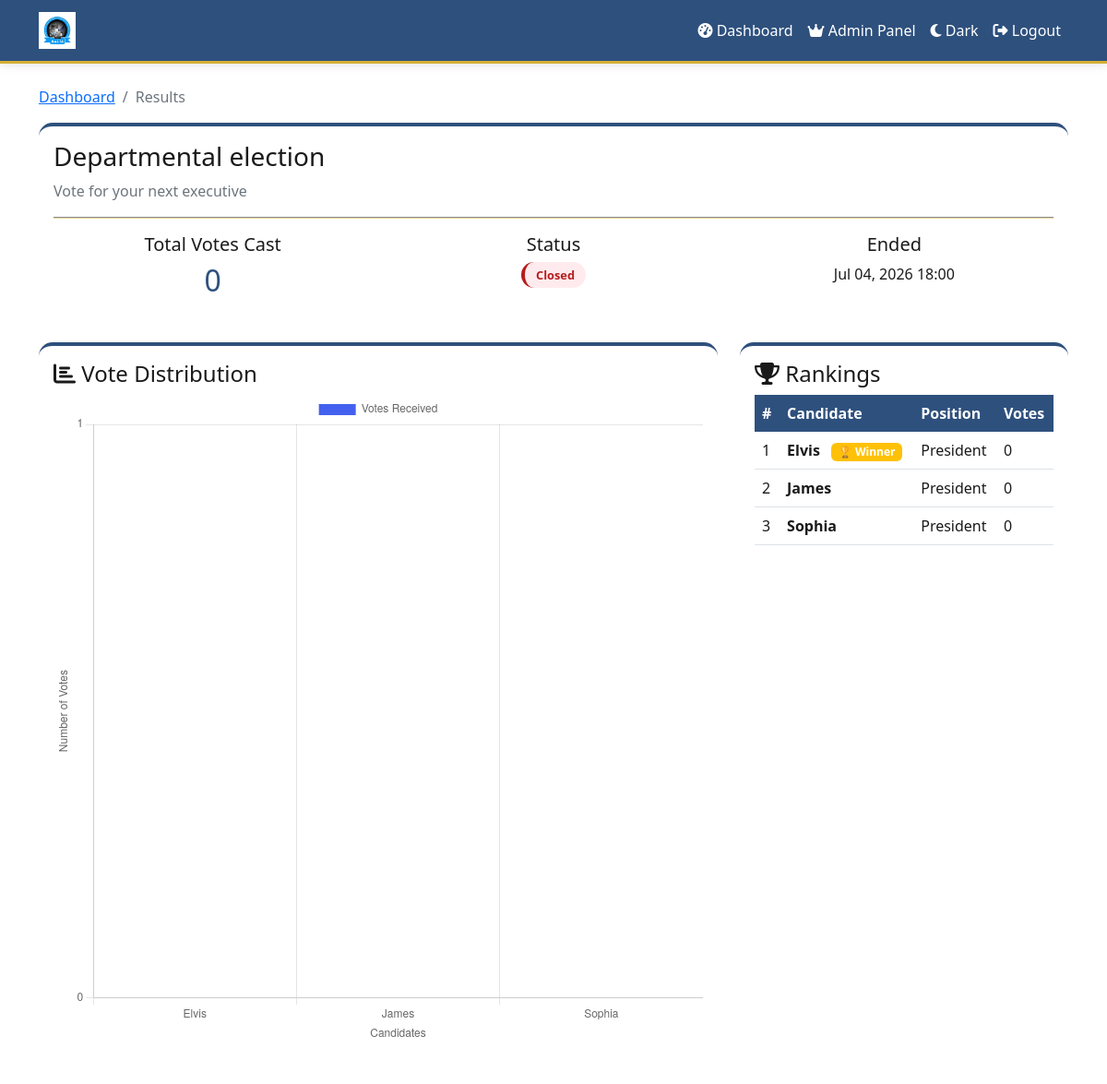
/results/4/ (signed in), run on the app's committed database.
### voting/models.py (models this page shows, shortened)
class Election(models.Model):
    title = models.CharField(max_length=200)
    description = models.TextField()
    start_time = models.DateTimeField()
    end_time = models.DateTimeField()
    is_active = models.BooleanField(default=True)
    allowed_faculty = models.CharField(max_length=100, blank=True, null=True, help_text="Leave blank for university-wide elections")
    created_at = models.DateTimeField(auto_now_add=True)
    created_at = models.DateTimeField(auto_now_add=True)
    @property
    def status(self):
        now = timezone.now()
        if now < self.start_time:
            return 'upcoming'
        elif self.start_time <= now <= self.end_time:
            return 'active'
        else:
            return 'closed'
    @property
    def total_votes(self):
        return Vote.objects.filter(election=self).count()
    class Meta:
        ordering = ['-created_at']

class Candidate(models.Model):
    election = models.ForeignKey(Election, on_delete=models.CASCADE, related_name='candidates')
    name = models.CharField(max_length=200)
    position = models.CharField(max_length=100)
    image = models.ImageField(upload_to='candidates/', blank=True, null=True)
    manifesto = models.TextField(blank=True)
    vote_count = models.IntegerField(default=0)

### voting/views.py (the view)
# urls.py: path('results/<int:election_id>/', views.results_view, name='results'),
@login_required
def results_view(request, election_id):
    election = get_object_or_404(Election, id=election_id)
    candidates = Candidate.objects.filter(election=election).order_by('-vote_count')
    total_votes = election.total_votes
    chart_data = {
        'labels': [c.name for c in candidates],
        'votes': [c.vote_count for c in candidates],
        'positions': [c.position for c in candidates],
    }
    has_voted = Vote.objects.filter(user=request.user, election=election).exists()
    return render(request, 'voting/results.html', {
        'election': election,
        'candidates': candidates,
        'total_votes': total_votes,
        'chart_data': chart_data,
        'has_voted': has_voted,
    })

### voting/templates/voting/results.html (shortened to what this page needs)
{% extends 'voting/base.html' %}
{% block content %}
<div class="row mb-4">
    <div class="col-12">
        <nav aria-label="breadcrumb">
            <ol class="breadcrumb">
                <li class="breadcrumb-item"><a href="{% url 'dashboard' %}">Dashboard</a></li>
                <li class="breadcrumb-item active">Results</li>
            </ol>
        </nav>
        <div class="card">
            <div class="card-body">
                <h3>{{ election.title }}</h3>
                <p class="text-muted">{{ election.description }}</p>
                <hr>
                <div class="row">
                    <div class="col-md-4">
                        <div class="text-center">
                            <h5>Total Votes Cast</h5>
                            <h2 class="text-primary">{{ total_votes }}</h2>
                        </div>
                    </div>
                    <div class="col-md-4">
                        <div class="text-center">
                            <h5>Status</h5>
                            {% if election.status == 'active' %}
                                <span class="status-badge status-active">Active</span>
                            {% elif election.status == 'closed' %}
                                <span class="status-badge status-closed">Closed</span>
                            {% else %}
                                <span class="status-badge status-upcoming">Upcoming</span>
                            {% endif %}
                        </div>
                    </div>
                    <div class="col-md-4">
                        <div class="text-center">
                            <h5>Ended</h5>
                            <p>{{ election.end_time|date:"M d, Y H:i" }}</p>
                        </div>
                    </div>
                </div>
            </div>
        </div>
    </div>
</div>
<div class="row">
    <div class="col-lg-8 mb-4">
        <div class="card">
            <div class="card-body">
                <h4><i class="fas fa-chart-bar"></i> Vote Distribution</h4>
                <canvas id="voteChart" height="300"></canvas>
            </div>
        </div>
    </div>
    <div class="col-lg-4 mb-4">
        <div class="card">
            <div class="card-body">
                <h4><i class="fas fa-trophy"></i> Rankings</h4>
                <div class="table-responsive">
                    <table class="table table-hover">
                        <thead>
                            <tr>
                                <th>#</th>
                                <th>Candidate</th>
                                <th>Position</th>
                                <th>Votes</th>
                            </tr>
                        </thead>
                        <tbody>
                            {% for candidate in candidates %}
                            <tr>
                                <td>{{ forloop.counter }}</td>
                                <td>
                                    <strong>{{ candidate.name }}</strong>
                                    {% if forloop.first and election.status == 'closed' %}
                                        <span class="badge bg-warning ms-2">🏆 Winner</span>
                                    {% endif %}
                                </td>
                                <td>{{ candidate.position }}</td>
                                <td>{{ candidate.vote_count }}</td>
                            </tr>
                            {% empty %}
                            <tr>
                                <td colspan="4" class="text-center">No candidates found</td>
                            </tr>
                            {% endfor %}
                        </tbody>
                    </table>
                </div>
            </div>
        </div>
    </div>
</div>
{% block extra_js %}
<script>
    const ctx = document.getElementById('voteChart').getContext('2d');
    const chartData = {{ chart_data|safe }};
    new Chart(ctx, {
        type: 'bar',
        data: {
            labels: chartData.labels,
            datasets: [{
                label: 'Votes Received',
                data: chartData.votes,
                backgroundColor: [
                    '#4361ee', '#06d6a0', '#ef476f', '#ffd166',
                    '#8338ec', '#3a86ff', '#fb5607', '#ff006e'
                ],
                borderRadius: 10,
                borderWidth: 0
            }]
        },
        options: {
            responsive: true,
            maintainAspectRatio: true,
            plugins: {
                legend: {
                    position: 'top',
                },
                tooltip: {
                    callbacks: {
                        label: function(context) {
                            let total = {{ total_votes }};
                            let percentage = total > 0 ? ((context.raw / total) * 100).toFixed(1) : 0;
                            return `${context.raw} votes (${percentage}%)`;
                        }
                    }
                }
            },
            scales: {
                y: {
                    beginAtZero: true,
                    ticks: {
                        stepSize: 1
                    },
                    title: {
                        display: true,
                        text: 'Number of Votes'
                    }
                },
                x: {
                    title: {
                        display: true,
                        text: 'Candidates'
                    }
                }
            }
        }
    });
</script>
{% endblock %}
{% endblock %}

### voting/templates/voting/base.html (style rules this page uses)
:root { --bg-light: #ffffff; --bg-dark: #1a1a1a; --card-light: #ffffff; --card-dark: #2a2a2a; --text-light: #1a1a1a; --text-dark: #eeeeee; --primary: #2e507d; --primary-dark: #1b255e; --success: #2e507d; --danger: #b71c1c; --warning: #ffc107; --gold: #d4af37; --gold-light: #f1c40f; }
body { font-family: 'Segoe UI', Tahoma, Geneva, Verdana, sans-serif; transition: background 0.3s, color 0.3s; }
body.light-mode { background: var(--bg-light); color: var(--text-light); }
.card { border: none; border-radius: 15px; transition: transform 0.2s, box-shadow 0.2s; background: var(--card-light); border-top: 4px solid var(--success); }
.status-badge { padding: 5px 12px; border-radius: 20px; font-size: 0.8rem; font-weight: 600; }
.status-closed { background: #ffebee; color: #b71c1c; border-left: 4px solid #b71c1c; }
.table { color: inherit; }
.table thead th { background: var(--primary); color: white; border-bottom: none; }
hr { background-color: var(--gold); height: 2px; opacity: 0.5; }
.text-primary { color: var(--primary) !important; }

### data on the page
Election: title "Departmental election", description "Vote for your next executive", end_time "Jul 04, 2026 18:00"
Candidate: name "Elvis", shows "🏆 Winner", position "President", vote_count "0"
Candidate: name "James", position "President", vote_count "0"
Candidate: name "Sophia", position "President", vote_count "0"

### other printed values
{{ total_votes }} "0"
